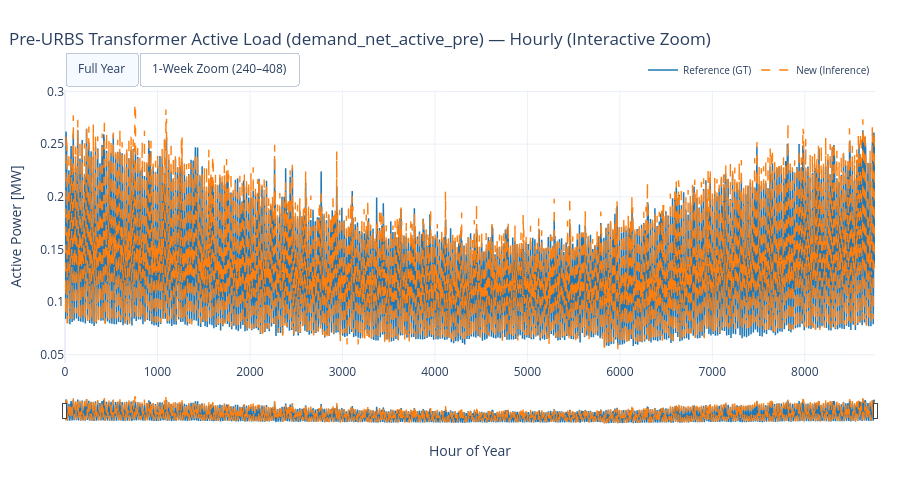

Notebook code for this chart:
### Code cell
# Display the Electrical load time series on the transformer before urbs for both the 
# reference and the new .h5 files
elec_ref = pd.read_hdf(path_to_Reference, key="/pwrflw/output/pre/demand_import")["p_mw"]
elec_new = pd.read_hdf(path_2_NEW, key="/pwrflw/output/pre/demand_import")["p_mw"]

plot_feature_comparison(
    elec_ref, elec_new,
    title="Pre-URBS Transformer Active Load (demand_net_active_pre)",
    ylabel="Active Power [MW]",
    zoom_start=240,  # mid-January week
)

### Figure 1 — Plotly figure (JSON) as saved in the notebook; plotly's stock layout.template omitted (floating-point values rounded to 4 significant figures; data arrays with more than 128 entries replaced by an {"elided": "..."} marker saying what was removed)
{"data": [{"hovertemplate": "Ref: %{y:.4f}<extra></extra>", "line": {"color": "#1f77b4", "width": 1.5}, "mode": "lines", "name": "Reference (GT)", "type": "scatter", "x": {"elided": "8760 int values"}, "y": {"elided": "8760 float values"}}, {"hovertemplate": "New: %{y:.4f}<extra></extra>", "line": {"color": "#ff7f0e", "dash": "dash", "width": 1.4}, "mode": "lines", "name": "New (Inference)", "type": "scatter", "x": {"elided": "8760 int values"}, "y": {"elided": "8760 float values"}}], "layout": {"dragmode": "zoom", "height": 480, "hovermode": "x unified", "legend": {"font": {"size": 10}, "orientation": "h", "x": 1, "xanchor": "right", "y": 1.02, "yanchor": "bottom"}, "margin": {"b": 55, "l": 65, "r": 25, "t": 90}, "title": {"text": "Pre-URBS Transformer Active Load (demand_net_active_pre) — Hourly (Interactive Zoom)", "x": 0.01, "xanchor": "left"}, "updatemenus": [{"buttons": [{"args": [{"xaxis.range": [0, 8759], "yaxis.autorange": true}], "label": "Full Year", "method": "relayout"}, {"args": [{"xaxis.range": [240, 408], "yaxis.autorange": true}], "label": "1-Week Zoom (240–408)", "method": "relayout"}], "direction": "right", "showactive": true, "type": "buttons", "x": 0, "xanchor": "left", "y": 1.14, "yanchor": "top"}], "xaxis": {"range": [0, 8759], "rangeslider": {"thickness": 0.09, "visible": true}, "title": {"text": "Hour of Year"}}, "yaxis": {"fixedrange": false, "title": {"text": "Active Power [MW]"}}}}
